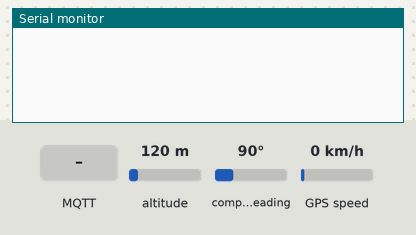
Simulated run of this sketch. Board: ESP32. Parts: the last lines printed to the serial monitor. The test bench sets the inputs (shaded band); at power-on: altitude 120 m, compass heading 90°, GPS speed 0 km/h. WiFi joins after 1.5 s; servers stay silent unless stated; the local clock reads 2024-03-15 10:24:30 at power-on unless the sketch sets it; the GPS gets a fix after 3 s at 37.7749, -122.4194 with 8 satellites; no MQTT or app messages arrive unless stated.

Above: at 1.2 s.
1.3 s: MQTT message "1" arrives on the first subscribed topic
At 3.8 s:
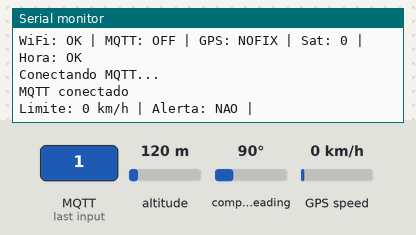
4.5 s: MQTT message "on" arrives on the first subscribed topic
At 5.7 s:
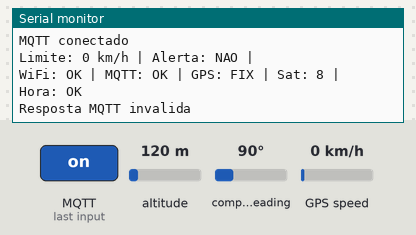

Measured:
- after the input at 1.3 s, the serial monitor: prints a new line after 1.8 s (image 1)
- after the input at 4.5 s, the serial monitor: prints a new line at once (image 2)

The sketch:

output.ino
```cpp
#define MQTT_MAX_PACKET_SIZE 512

#include <WiFi.h>
#include <PubSubClient.h>
#include <TinyGPSPlus.h>
#include <ArduinoJson.h>
#include <time.h>

// --- Configuracao basica ---
const char* WIFI_SSID = "Bruno_WIFI";
const char* WIFI_PASS = "123456777";

// IP/porta do seu servidor local (na mesma rede do ESP32)
const char* MQTT_HOST = "192.168.3.3";
const uint16_t MQTT_PORT = 1883;

const char* VEICULO_ID = "HOB0898";

// GPS (NEO-6M) em Serial1 (alimentacao via 5V e GND)
const int GPS_RX_PIN = 27;
const int GPS_TX_PIN = 26;
const uint32_t GPS_BAUD = 9600;

const unsigned long SEND_INTERVAL_MS = 1000;
const unsigned long WIFI_RETRY_MS = 5000;
const unsigned long MQTT_RETRY_MS = 3000;
const unsigned long DEBUG_INTERVAL_MS = 2000;

TinyGPSPlus gps;
HardwareSerial GPSSerial(1);

WiFiClient wifiClient;
PubSubClient mqttClient(wifiClient);

unsigned long lastSendMs = 0;
unsigned long lastWifiAttemptMs = 0;
unsigned long lastMqttAttemptMs = 0;
unsigned long lastDebugMs = 0;
bool ntpStarted = false;

String topicDados;
String topicResposta;

void startNtpIfNeeded() {
	if (!ntpStarted && WiFi.status() == WL_CONNECTED) {
		configTime(0, 0, "pool.ntp.org", "time.nist.gov");
		ntpStarted = true;
	}
}

bool isTimeValid() {
	time_t now = time(nullptr);
	return now > 1700000000;
}

String isoTimestamp() {
	time_t now = time(nullptr);
	struct tm timeinfo;
	gmtime_r(&now, &timeinfo);
	char buf[25];
	strftime(buf, sizeof(buf), "%Y-%m-%dT%H:%M:%SZ", &timeinfo);
	return String(buf);
}

bool gpsTimeValid() {
	return gps.date.isValid() && gps.time.isValid() && gps.date.year() >= 2023;
}

String gpsIsoTimestamp() {
	char buf[25];
	snprintf(
		buf,
		sizeof(buf),
		"%04d-%02d-%02dT%02d:%02d:%02dZ",
		gps.date.year(),
		gps.date.month(),
		gps.date.day(),
		gps.time.hour(),
		gps.time.minute(),
		gps.time.second()
	);
	return String(buf);
}

String buildTimestamp() {
	if (gpsTimeValid()) {
		return gpsIsoTimestamp();
	}

	if (isTimeValid()) {
		return isoTimestamp();
	}

	return String("1970-01-01T00:00:00Z");
}

void printDebugStatus() {
	Serial.print("WiFi: ");
	Serial.print(WiFi.status() == WL_CONNECTED ? "OK" : "OFF");
	Serial.print(" | MQTT: ");
	Serial.print(mqttClient.connected() ? "OK" : "OFF");
	Serial.print(" | GPS: ");
	Serial.print(gps.location.isValid() ? "FIX" : "NOFIX");
	Serial.print(" | Sat: ");
	Serial.print(gps.satellites.isValid() ? gps.satellites.value() : 0);
	Serial.print(" | Hora: ");
	Serial.println(gpsTimeValid() || isTimeValid() ? "OK" : "NO");
}

void onMqttMessage(char* topic, byte* payload, unsigned int length) {
	StaticJsonDocument<256> doc;
	DeserializationError err = deserializeJson(doc, payload, length);
	if (err) {
		Serial.println("Resposta MQTT invalida");
		return;
	}

	bool alerta = doc["alerta"] | false;
	int limite = doc["limite_via"] | 0;
	const char* mensagem = doc["mensagem"] | "";

	Serial.print("Limite: ");
	Serial.print(limite);
	Serial.print(" km/h | Alerta: ");
	Serial.print(alerta ? "SIM" : "NAO");
	Serial.print(" | ");
	Serial.println(mensagem);
}

void ensureWifi() {
	if (WiFi.status() == WL_CONNECTED) return;
	if (millis() - lastWifiAttemptMs < WIFI_RETRY_MS) return;

	lastWifiAttemptMs = millis();
	Serial.println("Conectando WiFi...");
	WiFi.disconnect(true);
	WiFi.begin(WIFI_SSID, WIFI_PASS);
}

void ensureMqtt() {
	if (mqttClient.connected()) return;
	if (WiFi.status() != WL_CONNECTED) return;
	if (millis() - lastMqttAttemptMs < MQTT_RETRY_MS) return;

	lastMqttAttemptMs = millis();
	String clientId = "esp32-" + String((uint32_t)ESP.getEfuseMac(), HEX);

	Serial.println("Conectando MQTT...");
	if (mqttClient.connect(clientId.c_str())) {
		mqttClient.subscribe(topicResposta.c_str());
		Serial.println("MQTT conectado");
	} else {
		Serial.print("Falha MQTT, rc=");
		Serial.println(mqttClient.state());
	}
}

void publishDados(double lat, double lon, double velocidade) {
	StaticJsonDocument<256> doc;
	doc["veiculo_id"] = VEICULO_ID;
	doc["timestamp"] = buildTimestamp();
	doc["lat"] = lat;
	doc["lon"] = lon;
	doc["velocidade"] = velocidade;

	char out[256];
	size_t len = serializeJson(doc, out);

	bool ok = mqttClient.publish(topicDados.c_str(), out, len);
	if (!ok) {
		Serial.println("Falha ao publicar MQTT");
	}
}

void setup() {
	Serial.begin(115200);

	GPSSerial.begin(GPS_BAUD, SERIAL_8N1, GPS_RX_PIN, GPS_TX_PIN);

	WiFi.mode(WIFI_STA);
	WiFi.setAutoReconnect(true);
	WiFi.persistent(false);
	WiFi.begin(WIFI_SSID, WIFI_PASS);

	topicDados = String("veiculos/") + VEICULO_ID + "/dados";
	topicResposta = String("veiculos/") + VEICULO_ID + "/resposta";

	mqttClient.setServer(MQTT_HOST, MQTT_PORT);
	mqttClient.setCallback(onMqttMessage);
	mqttClient.setBufferSize(512);
}

void loop() {
	while (GPSSerial.available() > 0) {
		gps.encode(GPSSerial.read());
	}

	ensureWifi();
	startNtpIfNeeded();
	ensureMqtt();
	mqttClient.loop();

	if (millis() - lastDebugMs >= DEBUG_INTERVAL_MS) {
		lastDebugMs = millis();
		printDebugStatus();
	}

	if (!mqttClient.connected()) return;
	if (millis() - lastSendMs < SEND_INTERVAL_MS) return;
	lastSendMs = millis();

	if (!gps.location.isValid()) return;

	double lat = gps.location.lat();
	double lon = gps.location.lng();
	double velocidade = gps.speed.isValid() ? gps.speed.kmph() : 0.0;

	publishDados(lat, lon, velocidade);
}
```
